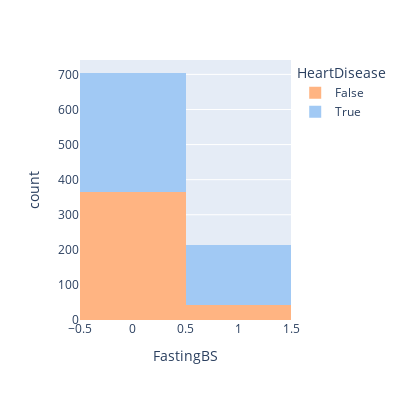

The notebook cell saved with this chart:
### Code cell
fig = px.histogram(df, x="FastingBS", color="HeartDisease",width=400, height=400,color_discrete_sequence= ploty_sea_color)
fig.show()

### Figure 1 — Plotly figure (JSON) as saved in the notebook; plotly's stock layout.template omitted (floating-point values rounded to 4 significant figures; data arrays with more than 128 entries replaced by an {"elided": "..."} marker saying what was removed)
{"data": [{"alignmentgroup": "True", "bingroup": "x", "hovertemplate": "HeartDisease=False<br>FastingBS=%{x}<br>count=%{y}<extra></extra>", "legendgroup": "False", "marker": {"color": "rgb(255,180,130)", "pattern": {"shape": ""}}, "name": "False", "offsetgroup": "False", "orientation": "v", "showlegend": true, "type": "histogram", "x": {"elided": "410 int values"}, "xaxis": "x", "yaxis": "y"}, {"alignmentgroup": "True", "bingroup": "x", "hovertemplate": "HeartDisease=True<br>FastingBS=%{x}<br>count=%{y}<extra></extra>", "legendgroup": "True", "marker": {"color": "rgb(161,201,244)", "pattern": {"shape": ""}}, "name": "True", "offsetgroup": "True", "orientation": "v", "showlegend": true, "type": "histogram", "x": {"elided": "508 int values"}, "xaxis": "x", "yaxis": "y"}], "layout": {"barmode": "relative", "height": 400, "legend": {"title": {"text": "HeartDisease"}, "tracegroupgap": 0}, "margin": {"t": 60}, "width": 400, "xaxis": {"anchor": "y", "domain": [0, 1], "title": {"text": "FastingBS"}}, "yaxis": {"anchor": "x", "domain": [0, 1], "title": {"text": "count"}}}}
